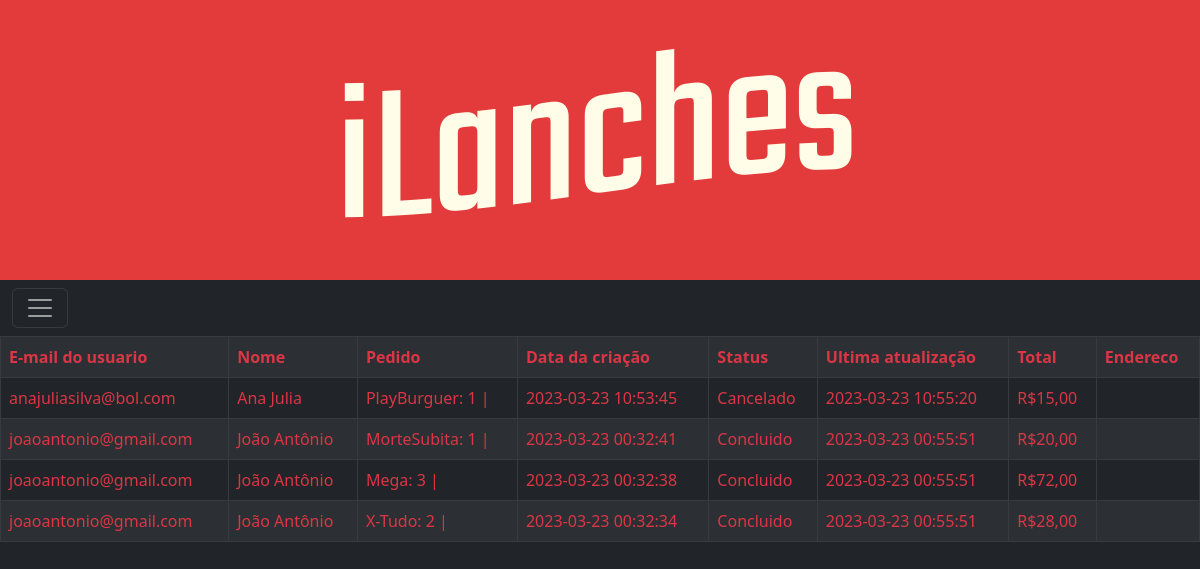
Page /Codigo/php/funcionario/pedidos_lista_funcionario.php (signed in) on the committed database.
### tables this page shows
CREATE TABLE `pedidos` (
  `pedidoId` int(11) NOT NULL,
  `user_id` int(11) NOT NULL,
  `lanches` varchar(300) NOT NULL,
  `criacao_pedido` datetime NOT NULL DEFAULT current_timestamp(),
  `ultima_atualizacao` datetime NOT NULL,
  `status` varchar(20) NOT NULL,
  `preco` float NOT NULL
);

CREATE TABLE `usuario` (
  `id` int(11) NOT NULL,
  `nome` varchar(70) NOT NULL,
  `email` varchar(70) NOT NULL,
  `senha` varchar(40) NOT NULL,
  `rua` varchar(70) NOT NULL,
  `numero` int(6) NOT NULL,
  `complemento` varchar(70) NOT NULL,
  `bairro` varchar(70) NOT NULL
);

### Codigo/php/funcionario/pedidos_lista_funcionario.php (the view, shortened to what this page needs)
<!DOCTYPE html>
<html lang="en">
<head>
    <link href="https://cdn.jsdelivr.net/npm/bootstrap@5.3.0-alpha1/dist/css/bootstrap.min.css" rel="stylesheet"
>
    <link rel="stylesheet" href="../../css/style.css">
</head>
<body class="bg-dark">
<?php
include("db_connect.php");
?>
    <div class="titulo mx-auto">
        <img src="../../images/titulo.png" alt="iLanches Titulo" >
    </div>
    <div>
        <nav class="navbar navbar-dark bg-dark">
            <div class="container-fluid">
                <button class="navbar-toggler" type="button" data-bs-toggle="offcanvas"
                    data-bs-target="#offcanvasDarkNavbar" aria-controls="offcanvasDarkNavbar">
                    <span class="navbar-toggler-icon"></span>
                </button>
            </div>
        </nav>
    </div>
<?php
$sql = "SELECT *, email, nome FROM pedidos INNER JOIN usuario ON usuario.id = pedidos.user_id WHERE status = 'Concluido' OR status = 'Cancelado' ORDER BY criacao_pedido DESC";
$resultado = mysqli_query($conn, $sql);
if (mysqli_num_rows($resultado) > 0) {
  echo "<table class='table table-dark table-bordered table-striped'>";
  echo "<tr>";
  echo "<th class='text-danger'>E-mail do usuario</th>";
  echo "<th class='text-danger'>Nome</th>";
  echo "<th class='text-danger'>Pedido</th>";
  echo "<th class='text-danger'>Data da criação</th>";
  echo "<th class='text-danger'>Status</th>";
  echo "<th class='text-danger'>Ultima atualização</th>";
  echo "<th class='text-danger'>Total</th>";
  echo "<th class='text-danger'>Endereco</th>";
  echo "</tr>";
  while($row = mysqli_fetch_assoc($resultado)) {
    echo "<tr>";
    echo "<td class='text-danger'>" . $row["email"]. "</td>";
    echo "<td class='text-danger'>" . $row["nome"]. "</td>";
    echo "<td class='text-danger'>" . $row["lanches"]. "</td>";
    echo "<td class='text-danger'>" . $row["criacao_pedido"]. "</td>";
    echo "<td class='text-danger'>" . $row["status"]. "</td>";
    echo "<td class='text-danger'>" . $row["ultima_atualizacao"]. "</td>";
    echo "<td class='text-danger'>" ."R$". $row["preco"].",00". "</td>";
    echo "<td class='text-danger'>" . $row["endereco"]. "</td>";
    echo "</tr>";
  }
  echo "</table>";
} else {
    echo "<center><h5 class='text-danger' > Não há pedidos fechados! </h5></center>";
}
?>
</body>
</html>

### Codigo/css/style.css (style rules this page uses)
* { margin:0; padding:0; border:0; }
body { background-color: #efe3d1; }
.titulo { height: 35vh; display:flex; align-items: center; justify-content: center; background-color: #e33b3b; }

### rows in the picture
pedidos: user.email "anajuliasilva@bol.com", user.nome "Ana Julia", lanches "PlayBurguer: 1 |", criacao_pedido "2023-03-23 10:53:45", status "Cancelado", ultima_atualizacao "2023-03-23 10:55:20", preco "15"
pedidos: user.email "joaoantonio@gmail.com", user.nome "João Antônio", lanches "MorteSubita: 1 |", criacao_pedido "2023-03-23 00:32:41", status "Concluido", ultima_atualizacao "2023-03-23 00:55:51", preco "20"
pedidos: user.email "joaoantonio@gmail.com", user.nome "João Antônio", lanches "Mega: 3 |", criacao_pedido "2023-03-23 00:32:38", status "Concluido", ultima_atualizacao "2023-03-23 00:55:51", preco "72"
pedidos: user.email "joaoantonio@gmail.com", user.nome "João Antônio", lanches "X-Tudo: 2 |", criacao_pedido "2023-03-23 00:32:34", status "Concluido", ultima_atualizacao "2023-03-23 00:55:51", preco "28"
